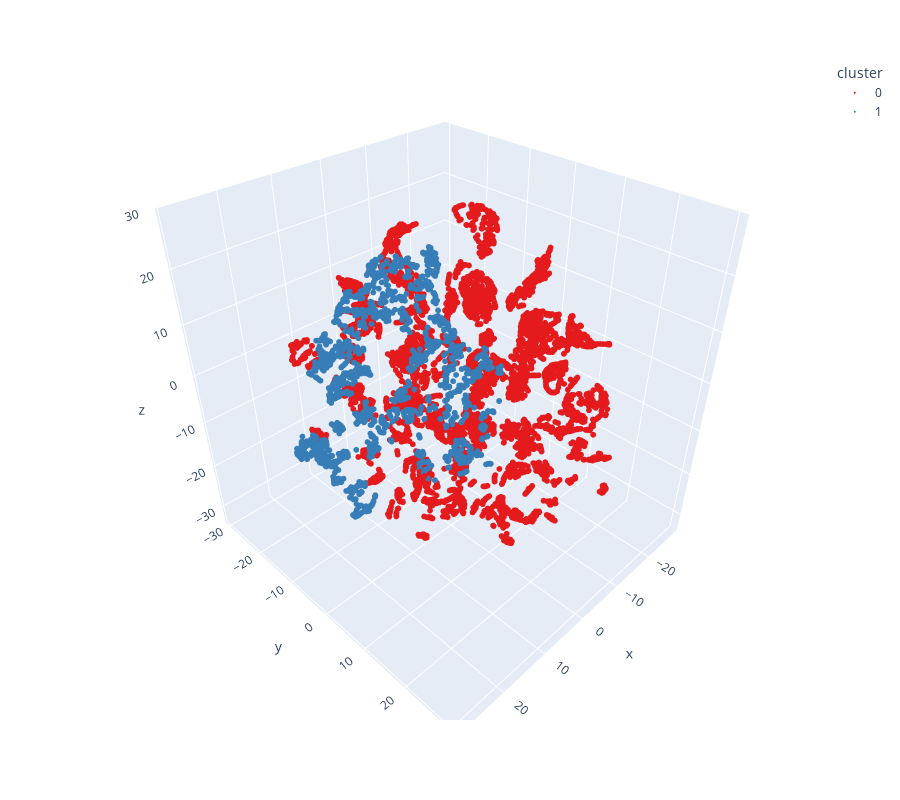

The cell this chart's notebook holds for it:
### Code cell
# plot the clusters with tsne
fig1 = cluster_plot(X_scaled, cluster_result)
fig1.show()

### Figure 1 — Plotly figure (JSON) as saved in the notebook; plotly's stock layout.template omitted (floating-point values rounded to 4 significant figures; data arrays with more than 128 entries replaced by an {"elided": "..."} marker saying what was removed)
{"data": [{"hovertemplate": "cluster=0<br>x=%{x}<br>y=%{y}<br>z=%{z}<extra></extra>", "legendgroup": "0", "marker": {"color": "rgb(228,26,28)", "size": 2, "symbol": "circle"}, "mode": "markers", "name": "0", "scene": "scene", "showlegend": true, "type": "scatter3d", "x": {"elided": "7868 float values"}, "y": {"elided": "7868 float values"}, "z": {"elided": "7868 float values"}}, {"hovertemplate": "cluster=1<br>x=%{x}<br>y=%{y}<br>z=%{z}<extra></extra>", "legendgroup": "1", "marker": {"color": "rgb(55,126,184)", "size": 2, "symbol": "circle"}, "mode": "markers", "name": "1", "scene": "scene", "showlegend": true, "type": "scatter3d", "x": {"elided": "2132 float values"}, "y": {"elided": "2132 float values"}, "z": {"elided": "2132 float values"}}], "layout": {"height": 800, "legend": {"title": {"text": "cluster"}, "tracegroupgap": 0}, "margin": {"t": 60}, "scene": {"domain": {"x": [0, 1], "y": [0, 1]}, "xaxis": {"title": {"text": "x"}}, "yaxis": {"title": {"text": "y"}}, "zaxis": {"title": {"text": "z"}}}}}
